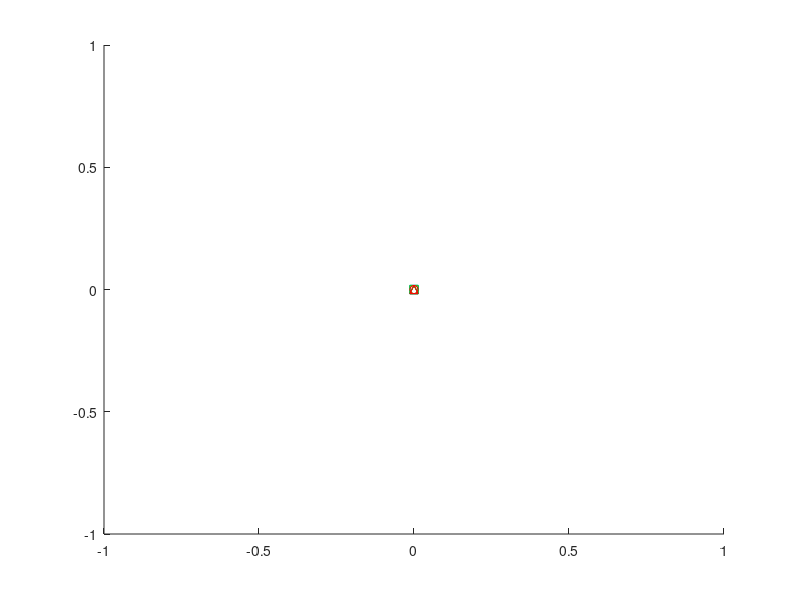

Write MATLAB code to recreate this figure. (Note: this script raises an error after producing the figure.)
figure_main = figure('Name','Reactions','OuterPosition',[10 195 600 350]);
hold on;
timeA = 0;
plot(0,0,'o','Color','green','DisplayName',"Initial Velocity");
plot(0,0,'^','Color','black','DisplayName',"Rotational");
plot(0,0,'^','Color','green','DisplayName',"Normal");
plot(0,0,'s','Color','blue','DisplayName',"Friction");
plot(0,0,'s','Color','green','DisplayName',"Gravity");
plot(0,0,'^','Color','red','DisplayName',"Elastic");
plot(0,0,'o','Color','red','DisplayName',"Final Velocity");
for iit = 1:i_max
    if isempty(b{iit}) == 0
        timeA = timeA + b{iit}.t_f_i;
    end
    for jit = 1:j_max
        if isempty(s{iit,jit}) == 0
            timeA = timeA + T;
            plot(timeA,mag(s{iit,jit}.v_ij),'o','Color','green','HandleVisibility','off');
            plot(timeA,mag(s{iit,jit}.A_r_ij),'^','Color','black','HandleVisibility','off');
            plot(timeA,mag(s{iit,jit}.A_n_ij),'^','Color','green','HandleVisibility','off');
            plot(timeA,mag(s{iit,jit}.A_f_ij),'s','Color','blue','HandleVisibility','off');
            plot(timeA,mag(s{iit,jit}.A_g_ij),'s','Color','green','HandleVisibility','off');
            plot(timeA,mag(s{iit,jit}.A_e_ij),'^','Color','red','HandleVisibility','off');
            plot(timeA,mag(s{iit,jit}.V_ij),'o','Color','red','HandleVisibility','off');
        end
    end
end

grid minor;
xlim([0, double(timeA+T)]);
ylim([0, 100]);
xlabel('Time elapsed (s)');
ylabel('Elastic Compression (m)');
legend;
hold off;